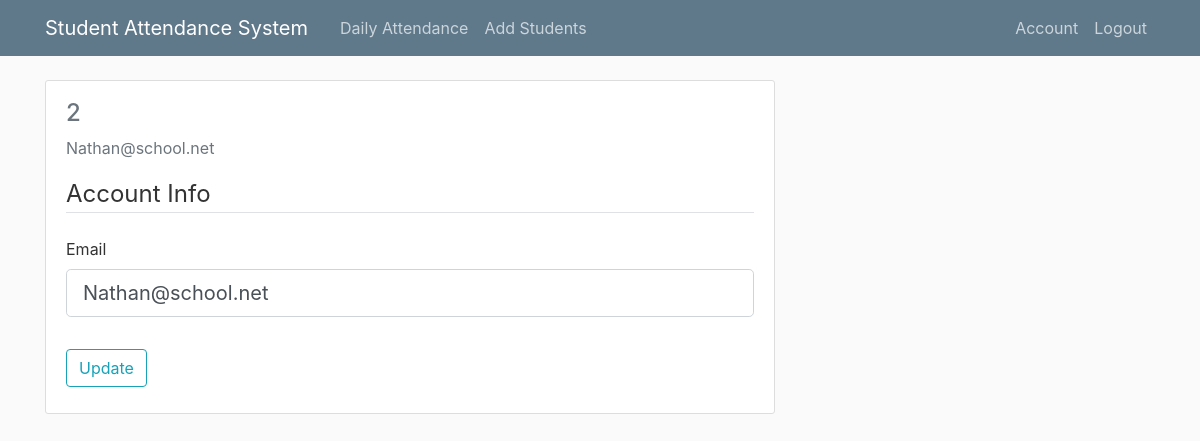
The app's page /account (signed in), older data.
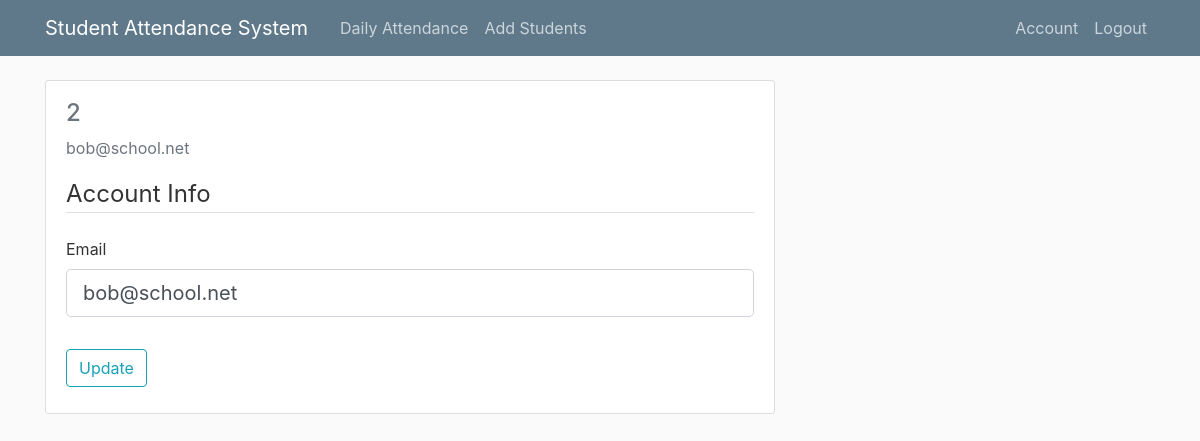
The same page, newer data.
### app/models.py (models this page shows, shortened)
class teacher(UserMixin, db.Model):
	__tablename__ = "teacher"
	lname = db.Column(db.String(128))
	fname = db.Column(db.String(128))
	id = db.Column(db.Integer, primary_key=True)
	email = db.Column(db.String(120), index=True, unique=True)
	password = db.Column(db.String(128))

### app/routes.py (the view)
@app.route("/account", methods=['GET', 'POST'])
@login_required
def account():
	form = UpdateAccountForm()
	if form.validate_on_submit():
		current_user.email = form.email.data
		db.session.commit()
		flash('Your account has been updated!', 'success')
		return redirect(url_for('account'))
	elif request.method == 'GET':
		form.email.data = current_user.email
	return render_template('account.html', title='Account', form=form)

### app/forms.py (shortened to what this page needs)
class UpdateAccountForm(FlaskForm):
	email = StringField('Email', validators=[DataRequired(), Email()])
	submit = SubmitField('Update')

### app/models.py (called while the page is built)
@login_manager.user_loader
def load_user(user_id):
	user = teacher.query.get(int(user_id))
	if user:
		return user

### app/templates/account.html (shortened to what this page needs)
{% extends "base.html" %}
{% block content %}
    <div class="content-section">
      <div class="media">
        <div class="media-body">
          <h4 class="text-secondary">{{ current_user.id }}</h4>
          <p class="text-secondary">{{ current_user.email }}</p>
        </div>
      </div>
        <form method="POST" action="" enctype="multipart/form-data">
            <fieldset class="form-group">
                <legend class="border-bottom mb-4">Account Info</legend>
                <div class="form-group">
                    {{ form.email.label(class="form-control-label") }}
                    {% if form.email.errors %}
                        {{ form.email(class="form-control form-control-lg is-invalid") }}
                        <div class="invalid-feedback">
                            {% for error in form.email.errors %}
                                <span>{{ error }}</span>
                            {% endfor %}
                        </div>
                    {% else %}
                        {{ form.email(class="form-control form-control-lg") }}
                    {% endif %}
                </div>
            </fieldset>
            <div class="form-group">
                {{ form.submit(class="btn btn-outline-info") }}
            </div>
        </form>
    </div>
{% endblock content %}

### app/templates/base.html (shortened to what this page needs)
<!DOCTYPE html>
<html>
<head>
    <link rel="stylesheet" href="https://maxcdn.bootstrapcdn.com/bootstrap/4.0.0/css/bootstrap.min.css">
    <link rel="stylesheet" type="text/css" href="{{ url_for('static',filename='styles/main.css') }}">
</head>
<body>
    <header class="site-header">
      <nav class="navbar navbar-expand-md navbar-dark bg-steel fixed-top">
        <div class="container">
          <a class="navbar-brand mr-4" href="/">Student Attendance System</a>
          <div class="collapse navbar-collapse" id="navbarToggle">
            <div class="navbar-nav mr-auto">
              {% if current_user.is_authenticated %}
                <a class="nav-item nav-link" href="{{ url_for('attendance') }}">Daily Attendance</a>
                <a class="nav-item nav-link" href="{{ url_for('stadd') }}">Add Students</a>
              {% else %}
                <a class="nav-item nav-link" href="{{ url_for('login') }}">Login</a>
              {% endif %}
            </div>
            <div class="navbar-nav">
              {% if current_user.is_authenticated %}
                <a class="nav-item nav-link" href="{{ url_for('account') }}">Account</a>
                <a class="nav-item nav-link" href="{{ url_for('logout') }}">Logout</a>
              {% endif %}
            </div>
          </div>
        </div>
      </nav>
    </header>
    <main role="main" class="container">
      <div class="row">
        <div class="col-md-8">
          {% block content %}{% endblock %}
        </div>
      </div>
    </main>
</body>
</html>

### app/static/styles/main.css (style rules this page uses)
body { background: #fafafa; color: #333333; margin-top: 5rem; }
h1, h2, h3, h4, h5, h6 { color: #444444; }
.bg-steel { background-color: #5f788a; }
.site-header .navbar-nav .nav-link { color: #cbd5db; }
.content-section { background: #ffffff; padding: 10px 20px; border: 1px solid #dddddd; border-radius: 3px; margin-bottom: 20px; }

Row changes from the older to the newer data that the page shows:
changed teacher id 2: email "Nathan@school.net" → "bob@school.net"
